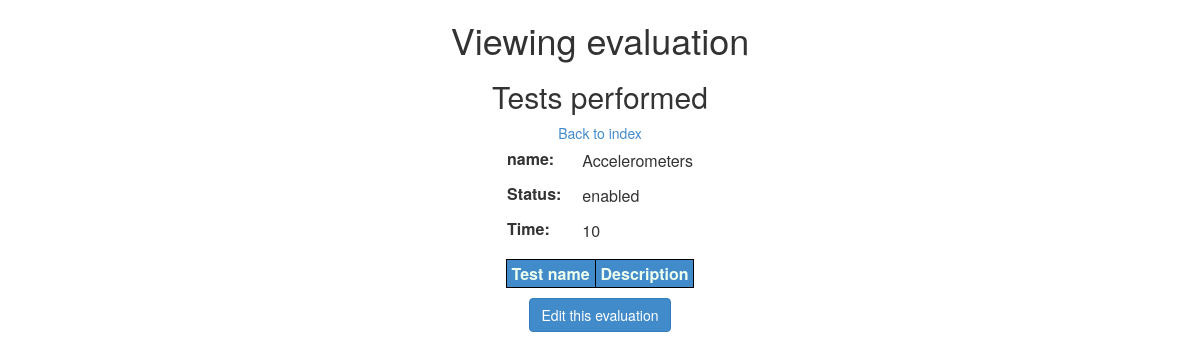
Page /admin/evaluations/view.php?evaluation=3 on the earlier database version.
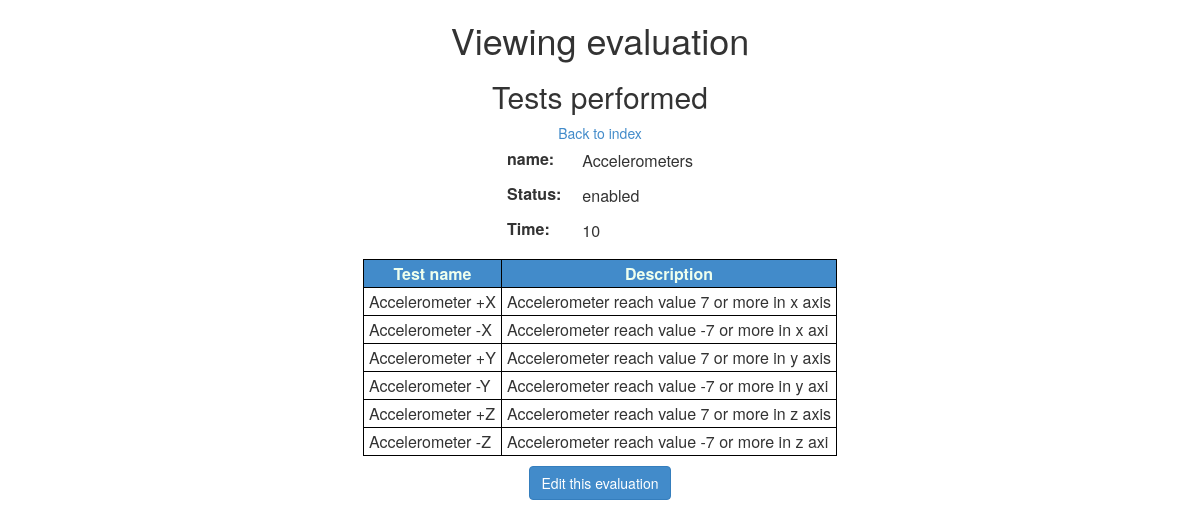
Same page on the later database version.
### tables this page shows
CREATE TABLE `tests` (
  `id_test` int(11) NOT NULL AUTO_INCREMENT,
  `name` varchar(45) DEFAULT NULL,
  `action` int(11) NOT NULL DEFAULT '26' COMMENT 'contains the different tests that can be performed, i.e. tap, double tap, swipes, pinches and more.',
  `description` varchar(45) DEFAULT NULL,
  `tag` varchar(45) NOT NULL,
  PRIMARY KEY (`id_test`),
  KEY `fk_tests_1_idx` (`action`)
);

### admin/evaluations/view.php (the view, shortened to what this page needs)
<html>
    <head>
        <?php
        include '../../template/_head.php';
        include "../requests/getTests.php";
        ?>
        <link href="/mobile/admin/css/admin.css" rel="stylesheet" type="text/css" >
    </head>
    <body>
        <div class="container">
            <?php
            $link = mysqli_connect($hst, $usrnm, $psswrd, $schm) or die("Error " . mysqli_error($link));
            $id_evaluation = filter_input(INPUT_GET, "evaluation");
            $evaluation_query = "SELECT e.* FROM evaluations e WHERE e.id_evaluation = " . $id_evaluation . ";" or die("Error " . mysqli_error($link));
            $evalulation_result = $link->query($evaluation_query);
            $evaluation = mysqli_fetch_array($evalulation_result);
            $tests_query = "SELECT t.* FROM tests t, evaluation_test et WHERE t.id_test = et.id_test AND et.id_evaluation = " . $id_evaluation;
            $tests = $link->query($tests_query);
            ?>
            <center>
                <h1>Viewing evaluation</h1>
                <h2>Tests performed</h2>
                <a href="/mobile/admin/" >Back to index</a>
                <br>
                <table class="stylish">
                    <tr>
                        <td>
                            <label>name:</label>
                        </td>
                        <td>
                            <?php echo $evaluation['name'] ?>
                        </td>
                    </tr>
                    <tr>
                        <td>
                            <label>Status:</label>
                        </td>
                        <td>
                            <?php
                            if ($evaluation['enable'] === '1') {
                                echo "enabled";
                            } else {
                                echo "disabled";
                            }
                            ?>
                        </td>
                    </tr>
                    <tr>
                        <td>
                            <label>Time:</label>
                        </td>
                        <td>
                            <?php echo $evaluation['time'] ?>
                        </td>
                    </tr>
                </table>
                <table>
                    <thead>
                        <tr>
                            <th>Test name</th>
                            <th>Description</th>
                        </tr>
                    </thead>
                    <tbody>
                        <?php while ($test = mysqli_fetch_array($tests)) { ?>
                            <tr>
                                <td><?php echo $test["name"] ?></td>
                                <td><?php echo $test["description"] ?></td>
                            </tr>
                        <?php
                        } ?>
                    </tbody>
                </table>
                <span class="row">
                    <a class="btn btn-primary" href="edit.php?evaluation=<?php echo $evaluation['id_evaluation'] ?>" >Edit this evaluation</a>
                </span>
            </center>
        </div>
    </body>
</html>

Differences in the rows shown:
now on this page (row edited): tests: name "Accelerometer +X", description "Accelerometer reach value 7 or more in x axis"
now on this page (row edited): tests: name "Accelerometer -X", description "Accelerometer reach value -7 or more in x axi"
now on this page (row edited): tests: name "Accelerometer +Y", description "Accelerometer reach value 7 or more in y axis"
now on this page (row edited): tests: name "Accelerometer -Y", description "Accelerometer reach value -7 or more in y axi"
now on this page (row edited): tests: name "Accelerometer +Z", description "Accelerometer reach value 7 or more in z axis"
now on this page (row edited): tests: name "Accelerometer -Z", description "Accelerometer reach value -7 or more in z axi"
